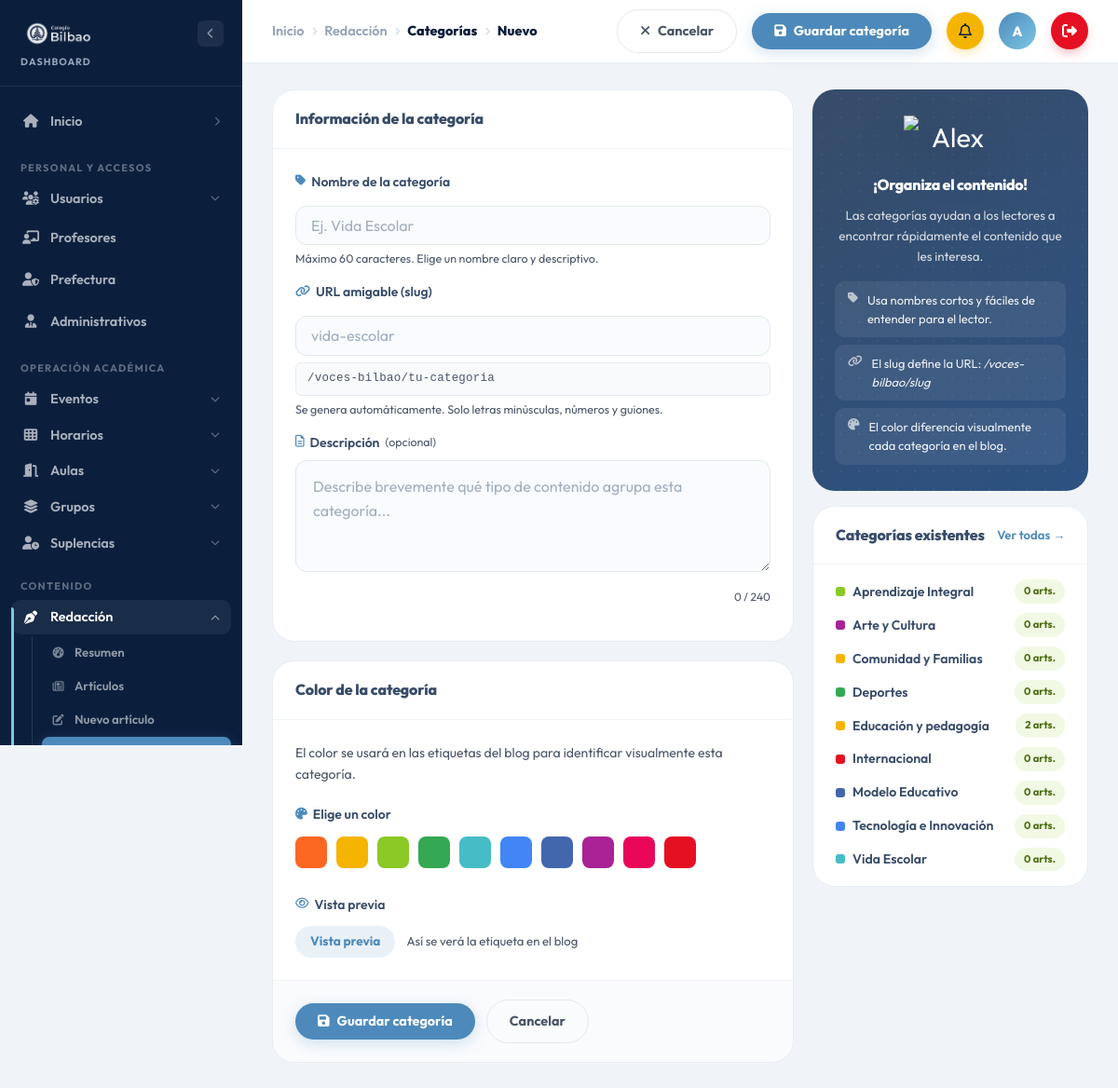
The app's page /dashboard/categorias/crear (signed in) with its own data.
### tables this page shows
CREATE TABLE categorias (
    id          INT UNSIGNED  NOT NULL AUTO_INCREMENT,
    nombre      VARCHAR(60)   NOT NULL,
    slug        VARCHAR(80)   NOT NULL,
    descripcion VARCHAR(240)  NULL,
    color       CHAR(7)       NOT NULL DEFAULT '#4267ac',
    creado_en   TIMESTAMP     NOT NULL DEFAULT CURRENT_TIMESTAMP,
    PRIMARY KEY (id),
    UNIQUE KEY uq_slug (slug)
);

### views/blog/categorias/crear.php (the view, shortened to what the rows shown need)
<div class="admin-layout">
    <div class="admin-main">
        <main class="admin-content">
            <form id="form-categoria" action="/dashboard/categorias/crear" method="POST" novalidate>
                <div class="admin-form-grid">
                    <div>
                        <div class="admin-panel" style="margin-bottom:20px;">
                            <div class="admin-panel__header">
                                <h2 class="admin-panel__title">Información de la categoría</h2>
                            </div>
                        </div>
                        <div class="admin-panel">
                            <div class="admin-panel__header">
                                <h2 class="admin-panel__title">Color de la categoría</h2>
                            </div>
                        </div>
                    </div>
                    <div>
                        <div class="admin-panel">
                            <div class="admin-panel__header">
                                <h2 class="admin-panel__title">Categorías existentes</h2>
                            </div>
                            <div style="padding:16px 24px;display:flex;flex-direction:column;gap:10px;">
                                <?php if (empty($categorias)): ?>
                                <p style="font-size:0.85rem;color:var(--text-gray);">Aún no hay categorías.</p>
                                <?php else: ?>
                                <?php foreach ($categorias as $c): ?>
                                <div style="display:flex;align-items:center;justify-content:space-between;font-size:0.88rem;">
                                    <span style="display:flex;align-items:center;gap:8px;">
                                        <span style="width:10px;height:10px;border-radius:3px;background:<?= s($c->color ?? '#4D8ABB') ?>;display:inline-block;"></span>
                                        <span style="font-weight:600;color:var(--col-herencia);"><?= s($c->nombre) ?></span>
                                    </span>
                                    <span class="admin-badge admin-badge--published" style="font-size:0.7rem;"><?= (int)$c->total_articulos ?> arts.</span>
                                </div>
                                <?php endforeach; ?>
                                <?php endif; ?>
                            </div>
                        </div>
                    </div>
                </div>
            </form>
        </main>
    </div>
</div>

### records on screen
categorias: nombre "Aprendizaje Integral", total_articulos "0"
categorias: nombre "Arte y Cultura", total_articulos "0"
categorias: nombre "Comunidad y Familias", total_articulos "0"
categorias: nombre "Deportes", total_articulos "0"
categorias: nombre "Educación y pedagogía", total_articulos "2"
categorias: nombre "Internacional", total_articulos "0"
categorias: nombre "Modelo Educativo", total_articulos "0"
categorias: nombre "Tecnología e Innovación", total_articulos "0"
categorias: nombre "Vida Escolar", total_articulos "0"

### other values on screen
$_cr['label'] "Inicio"
$_cr['label'] "Redacción"
$_cr['label'] "Categorías"
$_cr['label'] "Nuevo"
$_g['label'] "PERSONAL Y ACCESOS"
$_m['nombre'] "Usuarios"
$_m['nombre'] "Profesores"
$_m['nombre'] "Prefectura"
$_m['nombre'] "Administrativos"
$_g['label'] "OPERACIÓN ACADÉMICA"
$_m['nombre'] "Eventos"
$_m['nombre'] "Horarios"
$_m['nombre'] "Aulas"
$_m['nombre'] "Grupos"
$_m['nombre'] "Suplencias"
